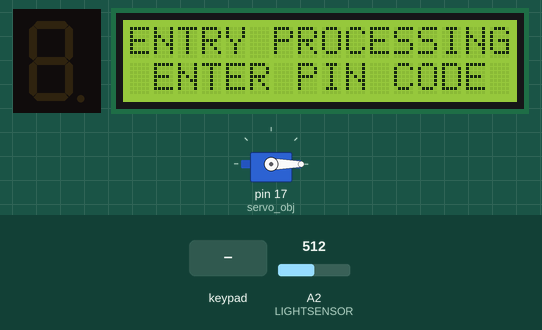
Simulated run of this sketch. Board: Arduino Uno, built with avr-gcc and run on an emulated ATmega328P. On the bench: 1-digit seven-segment display, servo, 16×2 character LCD. Wiring (inferred from the names in the program): 1-digit 7-segment display, segments lit when HIGH: segments pin 9, pin 10, pin 11, pin 12, pin 13, pin 14, pin 15. The test bench sets the inputs (shaded band); at power-on: A2 (LIGHTSENSOR) = 512. The segment pins are drawn as the display they are named for.

Above: at 1.2 s.
1.3 s: keypad keys 2 3 4 5 # pressed 0.4 s apart
At 2.1 s:
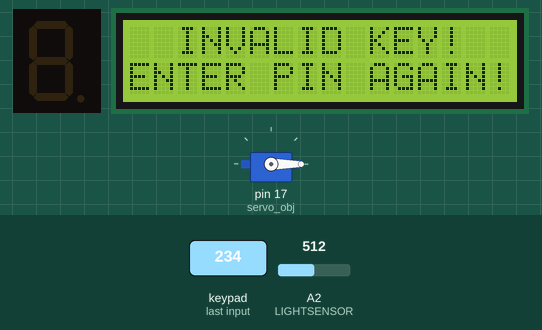
6.2 s: keypad keys 0 4 1 1 8 8 pressed 0.4 s apart
At 8.7 s:
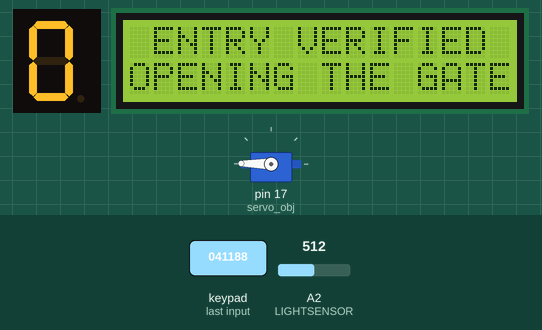
10.1 s: A2 (LIGHTSENSOR) set to 93
13.1 s: key '*' pressed
At 15.2 s:
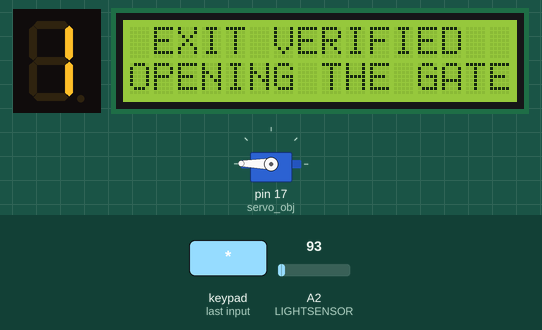
15.9 s: keypad keys 0 4 1 1 8 8 * pressed 0.4 s apart
21.7 s: key '#' pressed
At 24.1 s:
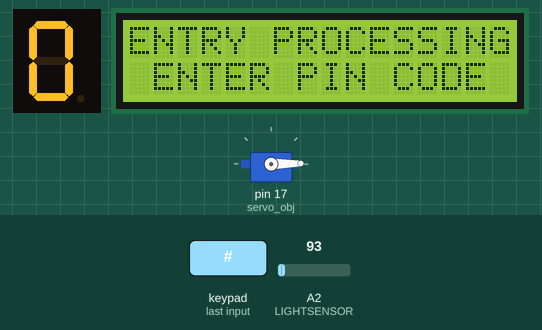
Timing chart, 0 to 25.2 s (numbered marks = the images above; inputs shaded):
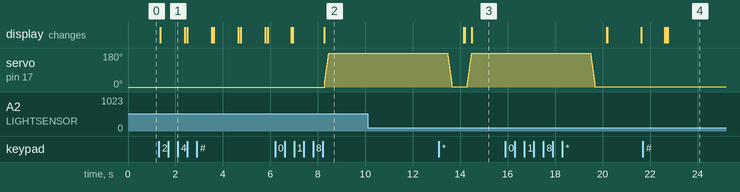

Measured:
- after the input at 1.3 s, the display: changes after 0.06 s (image 1)
- after the input at 6.2 s, servo on pin 17 (servo_obj): moves from 0° to 179° over 0.18 s, starting after 2.1 s; the display: first differs from a run without the input after 2.1 s (image 2)
- after the input at 10.1 s, every drawn part: stays the same
- after the input at 13.1 s, the display: first differs from a run without the input after 1.4 s (image 3)
- after the input at 21.7 s, the display: first differs from a run without the input after 1.0 s (image 4)

The sketch:

_Garage_Parking_System_Using_Arduino_with_Counter_and_Keypad.ino
```cpp
/*
REAL-TIME GARAGE PARKING SYSTEM USING ARDUINO WITH COUNTER AND KEYPAD
BY: GOPOLE, KHYLE MATTHEW P.
*/

// This project demonstrates the utilization of complex actuator like the 4x4 keypad then sensor for
// an efficient garage parking system. The garage can sense if there is an incoming vehicle
// based on its headlights. Entry and Exits are permitted when specific conditions are satisfied.


//Include Necessary Libraries for LCD, 4x4 keypad module, and Servo Motor
#include <LiquidCrystal_I2C.h>
#include <Wire.h>
#include <Keypad.h>
#include <Servo.h>

//Set the LCD address to 0x27 for 16 characters and 2 line display
LiquidCrystal_I2C lcd(0x27, 16, 2);

//Declare Servo Object
Servo servo_obj;

//Declare Keypad Variables
const byte ROWS = 4;
const byte COLS = 4;
//Declare Each Character of the Keypads in a 4x4 Array
char keyMap [ROWS] [COLS] =
{
  {'1', '2', '3', 'A'},
  {'4', '5', '6', 'B'},
  {'7', '8', '9', 'C'},
  {'*', '0', '#', 'D'}
};
//Declare Keypad Pins (for each rows and column)
byte rowPins[ROWS] = {2, 3, 4, 5};
byte colPins[COLS] = {6, 7, 8, 0}; //4TH COLUMN IS NOT USED SO USE PIN 0 AS PLACEHOLDER
//Declare Keypad Object
Keypad myKey = Keypad( makeKeymap(keyMap), rowPins, colPins, ROWS, COLS);

//DECLARE SINGLE-DIGIT SEVEN-SEGMENT PINS - COUNTER
const int A = 9;
const int B = 10;
const int C = 11;
const int D = 12;
const int E = 13;
const int F = 14;
const int G = 15;

//Declare Pin Variable for Photoresistor
const int LIGHTSENSOR = A2;
const int LIGHT_THRESHOLD = 103;

//Declare PIN Code variables
char* pinCode = "041188";
int pos = 0; //To check the current position of the driver's PIN
//Declare Character Key to enable Exit
const char EXIT = '*';
//Declare Character Key to cancel entry
const char CANCEL = '#';
//Declare Alternate Key to Enter (if car does not have light)
const char ALT = '#';

//Declare Variable for Counter
int vehicles = 0;
//Declare MAX Counter
const int MAX = 9;
//Declare bool for exit
bool isExit = false;

//Adjust Delay for UI
const int del = 1000;
const int delDoor = 5000;

// SETUP
void setup()
{
  //Set pinmodes for single-digit seven-segment display pin connections
  pinMode(A, OUTPUT);
  pinMode(B, OUTPUT);
  pinMode(C, OUTPUT);
  pinMode(D, OUTPUT);
  pinMode(E, OUTPUT);
  pinMode(F, OUTPUT);
  pinMode(G, OUTPUT);

  //Declare Servo Motor Pin
  servo_obj.attach(17);
  //Set the initial angular position of the servo motor's arm as a reference angle point for rotation
  servo_obj.write(0);

  lcd.begin(); //Start the LCD
  lcd.backlight(); //Turn ON the backlight of LCD
  lcd.clear();
}

// MAIN LOOP
void loop()
{
  Preamble();
  bool isEntry = CheckLight(&vehicles, &isExit);
  EnterKey(isEntry, &pos, &vehicles);
  Exit(&vehicles, &isExit);
  DisplayCounter(&vehicles);
}


//VOID FUNCTIONS FOR EACH OUTPUT OF 7-SEGMENT DISPLAY COUNTER
void zero()
{
  //7 SEGMENT OUTPUT = 0
  digitalWrite(A, HIGH);
  digitalWrite(B, HIGH);
  digitalWrite(C, HIGH);
  digitalWrite(D, HIGH);
  digitalWrite(E, HIGH);
  digitalWrite(F, HIGH);
  digitalWrite(G, LOW);
}

void one()
{
  //7 SEGMENT OUTPUT = 1
  digitalWrite(A, LOW);
  digitalWrite(B, HIGH);
  digitalWrite(C, HIGH);
  digitalWrite(D, LOW);
  digitalWrite(E, LOW);
  digitalWrite(F, LOW);
  digitalWrite(G, LOW);
}

void two()
{
  //7 SEGMENT OUTPUT = 2
  digitalWrite(A,HIGH);
  digitalWrite(B, HIGH);
  digitalWrite(C, LOW);
  digitalWrite(D, HIGH);
  digitalWrite(E, HIGH);
  digitalWrite(F, LOW);
  digitalWrite(G, HIGH);
}

void three()
{
  //7 SEGMENT OUTPUT = 3
  digitalWrite(A,HIGH);
  digitalWrite(B, HIGH);
  digitalWrite(C, HIGH);
  digitalWrite(D, HIGH);
  digitalWrite(E, LOW);
  digitalWrite(F, LOW);
  digitalWrite(G, HIGH);
}

void four()
{
  //7 SEGMENT OUTPUT = 4
  digitalWrite(A,LOW);
  digitalWrite(B, HIGH);
  digitalWrite(C, HIGH);
  digitalWrite(D, LOW);
  digitalWrite(E, LOW);
  digitalWrite(F, HIGH);
  digitalWrite(G, HIGH);
}

void five()
{
  //7 SEGMENT OUTPUT = 5
  digitalWrite(A,HIGH);
  digitalWrite(B, LOW);
  digitalWrite(C, HIGH);
  digitalWrite(D, HIGH);
  digitalWrite(E, LOW);
  digitalWrite(F, HIGH);
  digitalWrite(G, HIGH);
}

void six()
{
  //7 SEGMENT OUTPUT = 6
  digitalWrite(A,HIGH);
  digitalWrite(B, LOW);
  digitalWrite(C, HIGH);
  digitalWrite(D, HIGH);
  digitalWrite(E, HIGH);
  digitalWrite(F, HIGH);
  digitalWrite(G, HIGH);
}

void seven()
{
  //7 SEGMENT OUTPUT = 7
  digitalWrite(A,HIGH);
  digitalWrite(B, HIGH);
  digitalWrite(C, HIGH);
  digitalWrite(D, LOW);
  digitalWrite(E, LOW);
  digitalWrite(F, LOW);
  digitalWrite(G, LOW);
}

void eight()
{
  //7 SEGMENT OUTPUT = 8
  digitalWrite(A,HIGH);
  digitalWrite(B, HIGH);
  digitalWrite(C, HIGH);
  digitalWrite(D, HIGH);
  digitalWrite(E, HIGH);
  digitalWrite(F, HIGH);
  digitalWrite(G, HIGH);
}

void nine()
{
  //7 SEGMENT OUTPUT = 9
  digitalWrite(A,HIGH);
  digitalWrite(B, HIGH);
  digitalWrite(C, HIGH);
  digitalWrite(D, HIGH);
  digitalWrite(E, LOW);
  digitalWrite(F, HIGH);
  digitalWrite(G, HIGH);
}

//Function to display number on the 7-segment display
void DisplayCounter(int *vehicles)
{
  switch(*vehicles)
  {
    case 0:
      zero();
      break;
    case 1:
      one();
      break;
    case 2:
      two();
      break;
    case 3:
      three();
      break;
    case 4:
      four();
      break;
    case 5:
      five();
      break;
    case 6:
      six();
      break;
    case 7:
      seven();
      break;
    case 8:
      eight();
      break;
    case 9:
      nine();
      break;
  }
}

// WELCOME MESSAGE BY DEFAULT
void Preamble()
{
  lcd.setCursor(0,0);
  lcd.print("   WELCOME TO   ");
  lcd.setCursor(0,1);
  lcd.print(" GARAGE PARKING ");
}

// FUNCTION TO CHECK IF A VEHICLE IS TRYING TO ENTER BASED ON ITS LIGHT
bool CheckLight(int *vehicles, bool *isExit)
{
  // READ PHOTORESISTOR
  int carLight = analogRead(LIGHTSENSOR);
  // READ FROM THE 4X4 KEYPAD
  char newKey = myKey.getKey();
  if (carLight >= LIGHT_THRESHOLD || newKey == ALT)
  {
    // SEND FLAG FOR POSSIBLE ENTRY
    if (*vehicles < MAX)
      return true;
    else
    {
      // DENY ENTRY IF GARAGE IS MAX
      lcd.clear();
      lcd.setCursor(0,0);
      lcd.print("APOLOGIES GARAGE");
      lcd.setCursor(0,1);
      lcd.print("PARKING IS FULL");
      delay(del);
      lcd.clear();
      return false;
    }
  }
  else if (newKey == EXIT)
  {
    // PROCT EXIT
    *isExit = true;
    return false;
  }
  else
    return false;
}

// FUNCTION TO EXTRACT PIN ENTERED FROM THE 4X4 KEYPAD
void EnterKey(bool isEntry, int *pos, int *vehicles)
{
  // PROMPT ENTRY
  if (isEntry)
  {
    while (true)
    {
      lcd.setCursor(0,0);
      lcd.print("ENTRY PROCESSING");
      lcd.setCursor(0,1);
      lcd.print(" ENTER PIN CODE ");
      // READ KEY BY KEY FROM 4X4 KEYPAD
      char key = myKey.getKey();
      if (key != pinCode[*pos] && key != NO_KEY && key != CANCEL)
      {
        lcd.clear();
        lcd.setCursor(0,0);
        lcd.print("  INVALID KEY!  ");
        lcd.setCursor(0,1);
        lcd.print("ENTER PIN AGAIN!");
        *pos = 0;
        delay(del);
        lcd.clear();
      }
      else if (key == CANCEL)
      {
        lcd.clear();
        lcd.setCursor(0,0);
        lcd.print("  OPERATION HAS ");
        lcd.setCursor(0,1);
        lcd.print(" BEEN CANCELLED ");
        delay(del);
        lcd.clear();
        *pos = 0;
        break;
      }
      else if (key == pinCode[*pos])
      {
        // INCREASE POS IF CHARACTER BY CHARACTER FOR PIN IS CORRECT
        *pos += 1;
      }
      // IF POS IS 6, IT MEANS ALL CHARACTERS FOR THE ENTERED PIN ARE CORRECT, PERMIT ENTRY
      if (*pos == 6)
      {
        lcd.clear();
        lcd.setCursor(0,0);
        lcd.print(" ENTRY VERIFIED ");
        lcd.setCursor(0,1);
        lcd.print("OPENING THE GATE");
        // OPEN THE GATE THEN CLOSE AFTER ENTRY
        GateAccess();
        // INCREASE THE NUMBER OF PARKED CAR BY 1
        *vehicles += 1;
        // RESET THE POS TO 0 FOR THE NEXT OPERATION
        *pos = 0;
        lcd.clear();
        break;
      }
    }
  }
}

// FUNCTION FOR THE OPENING AND CLOSING OF THE GATE
void GateAccess()
{
  int rotDis = 180;
  for (int i = 0; i < rotDis; i++)
  {
    servo_obj.write(i);
    delay(1);
  }
  delay(delDoor);
  for (int i = rotDis; i > 0; i--)
  {
    servo_obj.write(i);
    delay(1);
  }
  delay(del/2);
}

// FUNCTION TO EXECUTE IF EXIT IS ACTIVATED IN THE GARAGE
void Exit(int *vehicles, bool *isExit)
{
  if (*isExit)
  {
    // IF VEHICLE IS NOT EMPTY, PROCEED WITH THE EXIT
    if (*vehicles > 0)
    {
      lcd.clear();
      lcd.setCursor(0,0);
      lcd.print(" EXIT VERIFIED ");
      lcd.setCursor(0,1);
      lcd.print("OPENING THE GATE");
      GateAccess();
      // DECREMENT THE NUMBER OF PARKED VEHICLE IN THE GARAGE BY 1
      *vehicles -= 1;
      *isExit = false;
      lcd.clear();
    }
    else
    {
      // IF GARAGE IS CURRENTLY EMPTY, DO NOT ALLOW EXIT AS IT IS INVALID
      lcd.clear();
      lcd.setCursor(0,0);
      lcd.print("GARAGE IS EMPTY!");
      lcd.setCursor(0,1);
      lcd.print("    INVALID!    ");
      *isExit = false;
      delay(del);
      lcd.clear();
    }
  }
}
```
